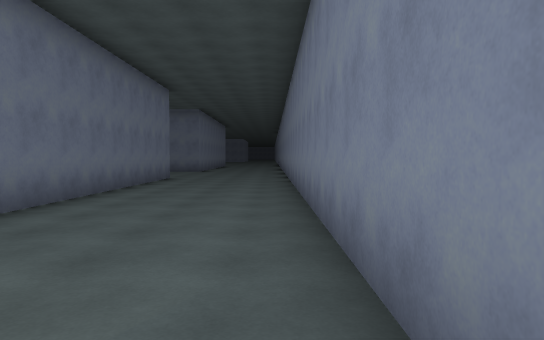
view 1 (above)

24 first-person views from a walk through a Unity game level. The camera is 1.4 m above the floor, tilts 2° down and sees 70° across. The floor is counted in squares, 2 m on a side. Each view is taken from the middle of a square. On the plan, view 1 faces up. The plan holds only what a view shows up to about 11 squares ahead; the rest is blank. The place goes on beyond the plan. The player is left out. Surface patterns are stand-ins for the level's own textures.

view 2
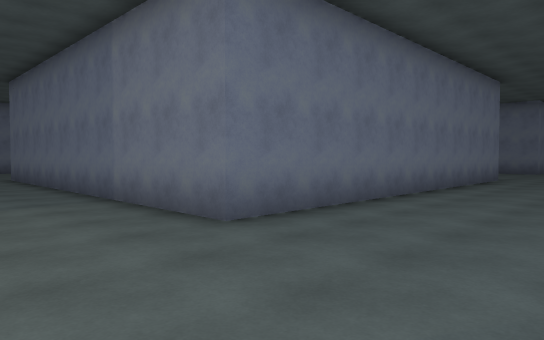

view 3
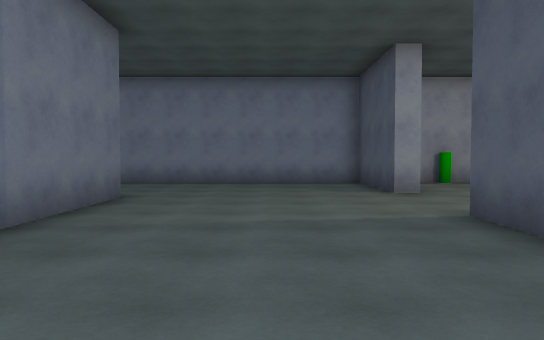

view 4
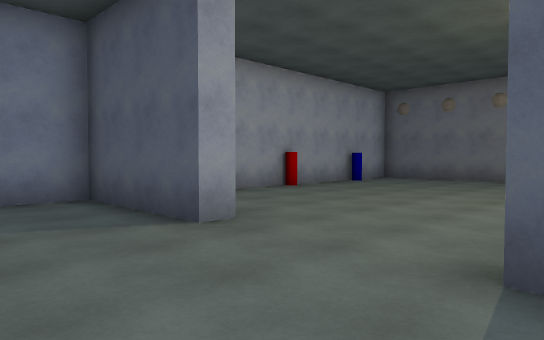

view 5
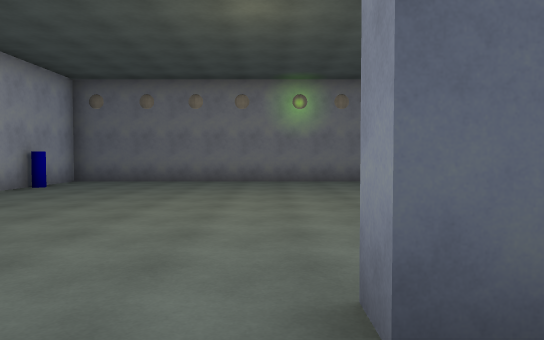

view 6
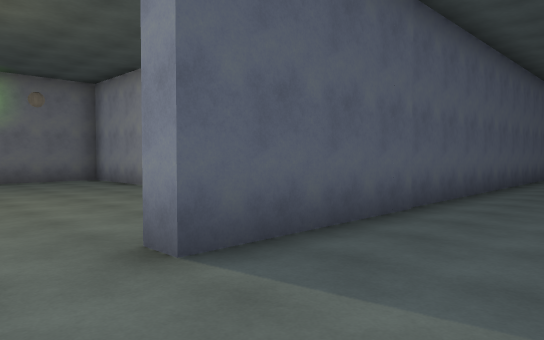

view 7
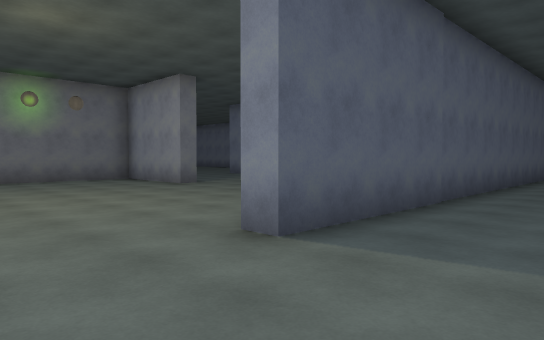

view 8
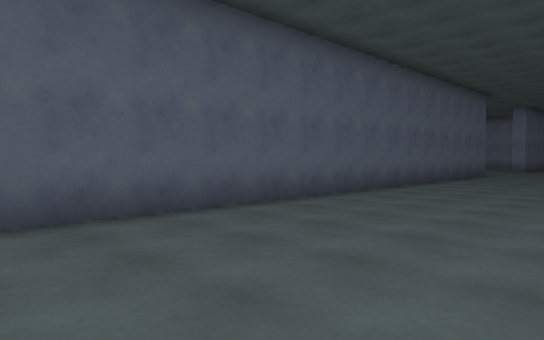

view 9
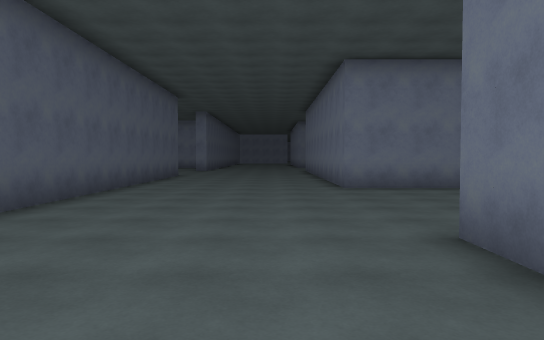

view 10
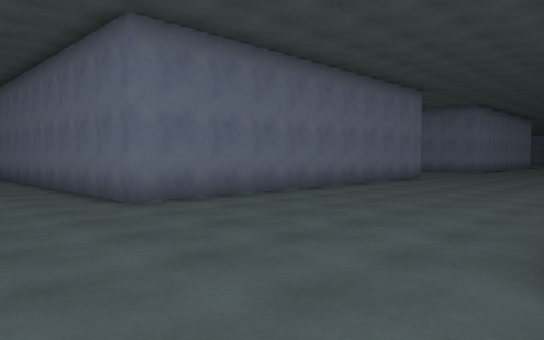

view 11
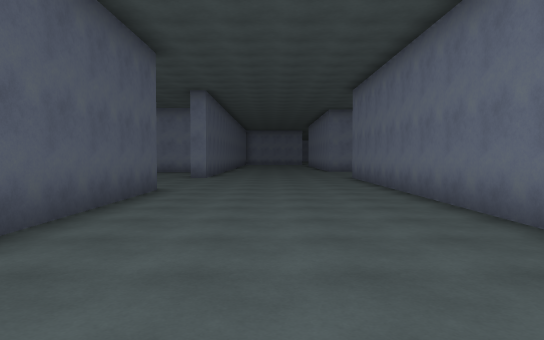

view 12
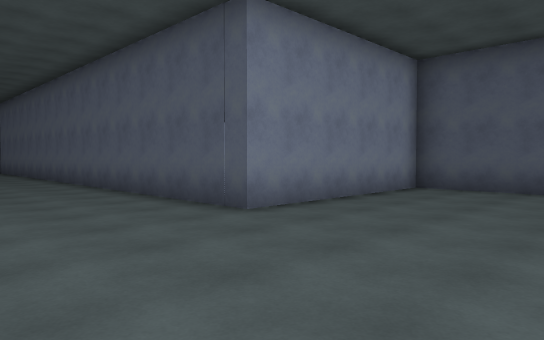

view 13
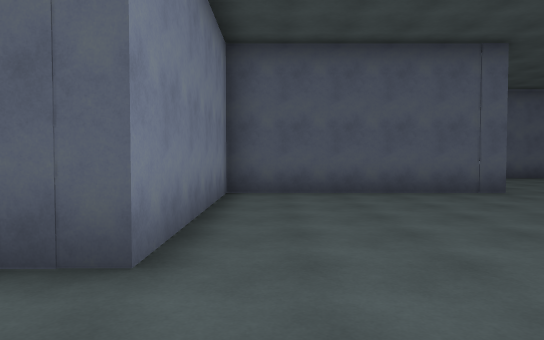

view 14
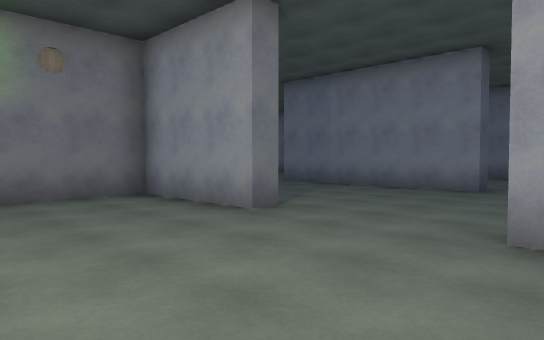

view 15
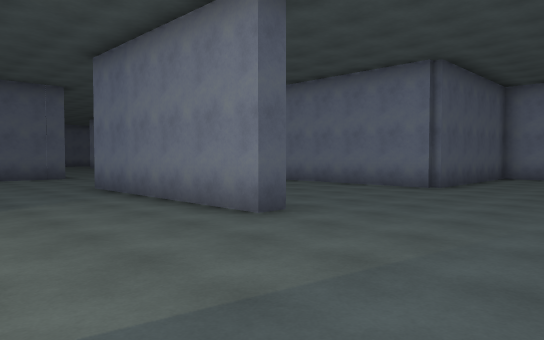

view 16
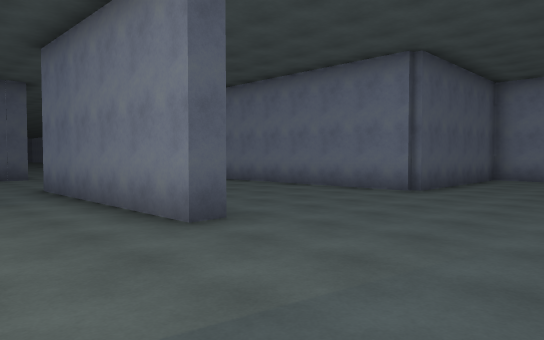

view 17
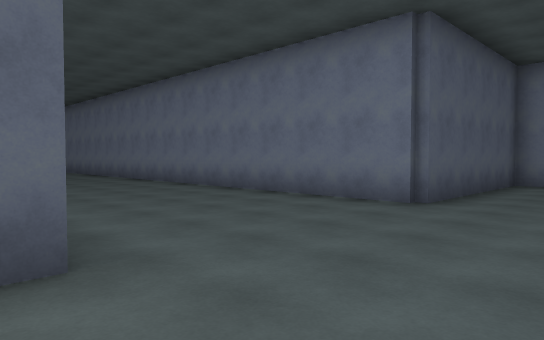

view 18
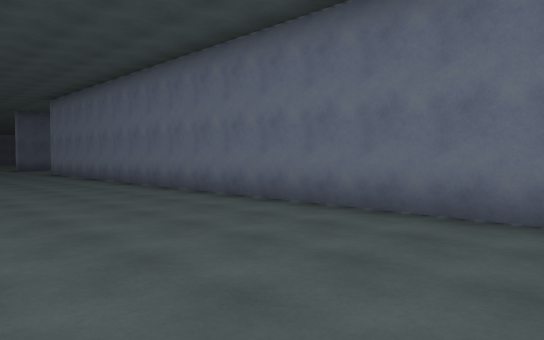

view 19
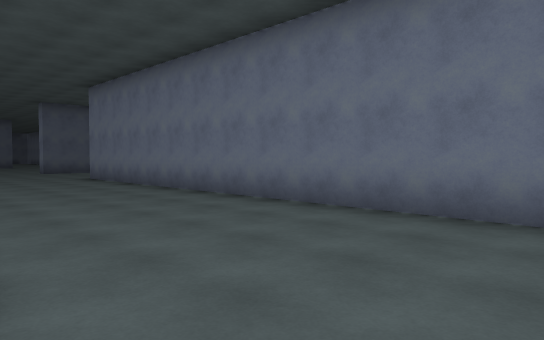

view 20
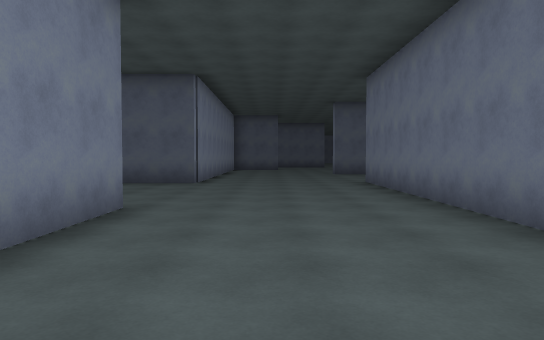

view 21
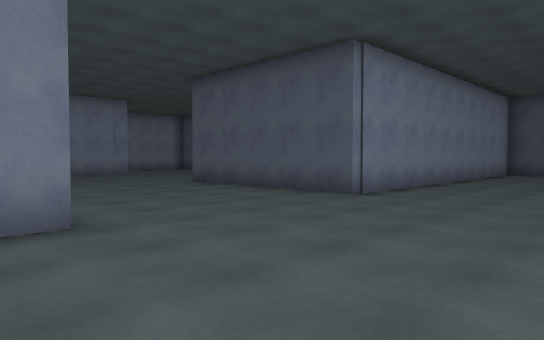

view 22
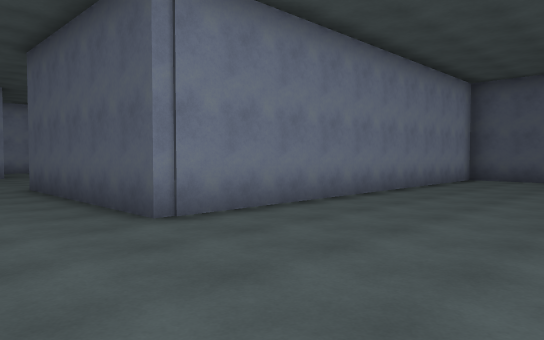

view 23
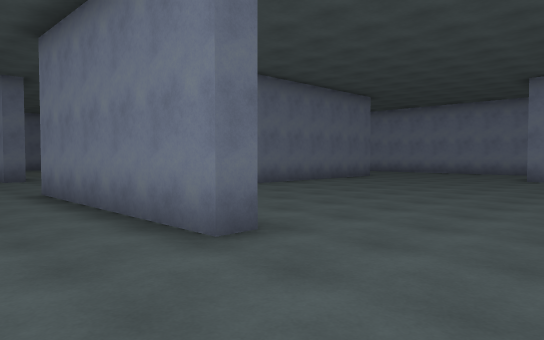

view 24
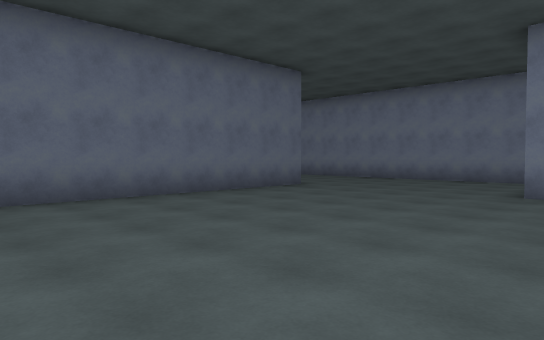

### Floor plan
Points are (right, up) in squares from view 1. A wall is a line through its corners. A room is listed if a view was taken in it or the views show most of it. See-through windows are left out.
Room 1 (views 1, 2, 3, 4, 5, 6, 7, 8, 9, 10, 11, 12, 13, 14)
walls: (-2.6, -2.9) (-2.6, -2.3) (0.5, -2.3) (0.5, 10.9); (-9, -8.8) (-8.5, -8.8) (-8.5, -11.8) (0.5, -11.8) (0.5, -4); (-18.6, 10) (-18.6, 2.6) (-27.1, 2.6); (-3.3, 11.5) (-3.3, 2.6) (-13.4, 2.6); (-28.5, -7.4) (-24.1, -7.4) (-24.1, -2.3) (-5.4, -2.3) (-5.4, -2.9)
ways out: opening at (-9, -7) to room 2
objects: other object (0, -10); red cylinder (0, -7); green cylinder (0, -5)
Room 2 (views 15, 16, 17, 18, 19, 20, 21, 22, 23, 24)
walls: (-13.4, -22.3) (-14, -22.3) (-14, -17); (-13.6, -17) (-12.2, -17); (-3.5, -22.9) (-3.5, -22.4); (-14, -36.6) (-14, -27.1) (-8.6, -27.1); (-3.5, -17.5) (-9.9, -17.5); (-15.9, -37.2) (-14.6, -37.2); (0.5, -21.6) (0.5, -19.9); (-13.9, -7.4) (-13.3, -7.4) (-13.3, -12.8) (-13.8, -12.8) (-13.8, -12.2); (-23.6, -6.1) (-23.6, -7.4) (-18.6, -7.4) (-18.6, -27.6)
ways out: opening at (-9, -7) to room 1

Positions as (right, up) in squares from view 1, and headings:
1: (0, 0), facing up
2: (0, 0), facing up-left
3: (-10, 0), facing right
4: (-6, 0), facing down-right
5: (-5, -1), facing down
6: (-4, 0), facing down-left
7: (-3, 0), facing down-left
8: (-9, 2), facing down-left
9: (-10, 1), facing left
10: (-13, 0), facing up-left
11: (-16, 0), facing left
12: (-28, 1), facing down-right
13: (-25, 0), facing down
14: (-5, -5), facing down-left
15: (-10, -4), facing down-left
16: (-11, -4), facing down-left
17: (-13, -5), facing down-left
18: (-14, -11), facing down-left
19: (-14, -15), facing down-left
20: (-16, -17), facing down
21: (-18, -21), facing down-right
22: (-18, -25), facing down-right
23: (-16, -25), facing up-right
24: (-11, -24), facing up-right
